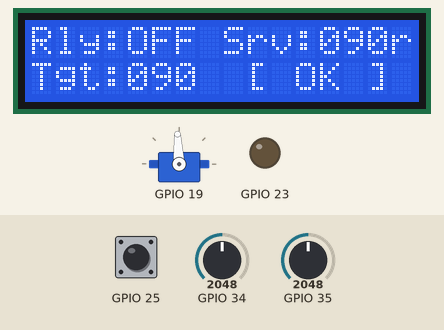
The program below on a simulated ESP32. On the bench: 16×2 character LCD, servo, output pins drawn as LEDs (lit = HIGH). The test bench sets the inputs (shaded band); at power-on: GPIO 25 HIGH, GPIO 34 = 2048, GPIO 35 = 2048. Servo pulses on a pin are drawn as a servo (544–2400 µs = 0–180°); what the program prints to the serial monitor is not drawn.

Above: at 4.3 s.
4.4 s: GPIO 25 pulled LOW for 0.15 s
At 5.5 s:
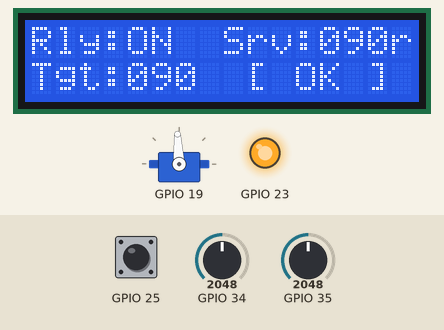
6.1 s: GPIO 34 set to 2167
7.6 s: GPIO 34 set to 2261
At 8.63 s:
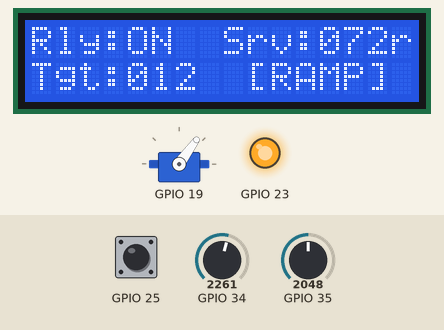
9.7 s: GPIO 35 set to 1932
At 11.0 s:
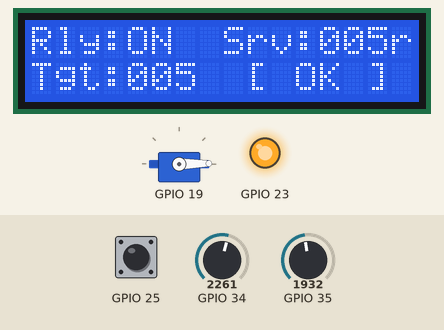
11.7 s: GPIO 35 set to 1829
At 12.63 s:
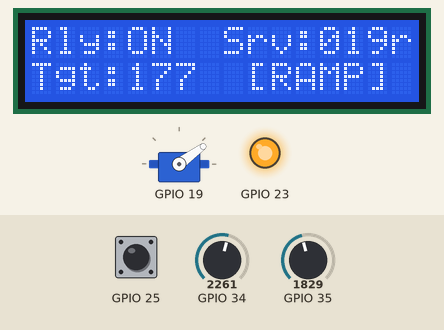
14.7 s: GPIO 25 pulled LOW for 1 s
At 15.42 s:
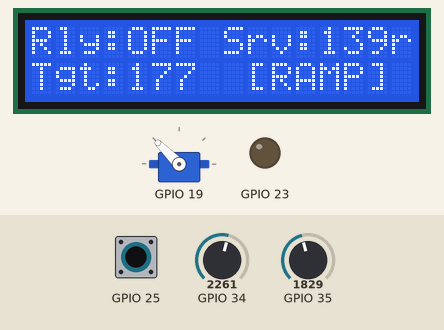
Timing chart, 0 to 17.7 s (numbered marks = the images above; inputs shaded):
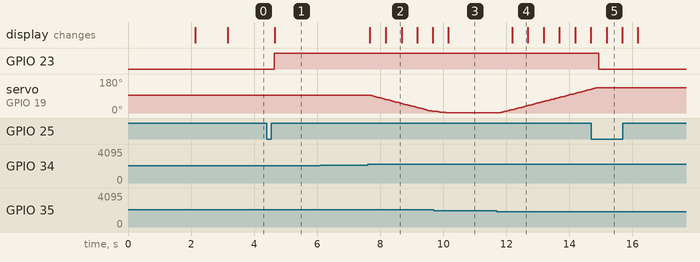

The program:

main.cpp
```cpp
#include <Arduino.h>
#include "SerialIO.h"
#include "LcdDisplay.h"
#include "ServoDriver.h"
#include "RelayDriver.h"
#include "JoystickDriver.h"
#include "AppState.h"
#include "SignalFilter.h"
#include "TaskInput.h"
#include "TaskConditioning.h"
#include "TaskReporter.h"

void setup()
{
    SerialIoInit();
    LcdDisplay_Init();
    ServoDriver_Init();
    RelayDriver_Init();
    JoystickDriver_Init();
    AppState_Init();

    printf("\n=============================================\n");
    printf("  Lab 8 - Dual Actuator Control (100%%)      \n");
    printf("=============================================\n");
    printf("Binary  : Relay on GPIO%d\n",    RELAY_PIN);
    printf("Analog  : Servo on GPIO%d (PWM)\n", SERVO_PIN);
    printf("Joystick: X=GPIO%d Y=GPIO%d SW=GPIO%d\n",
           JOYSTICK_X_PIN, JOYSTICK_Y_PIN, JOYSTICK_SWITCH_PIN);
    printf("LCD     : I2C 0x%02X\n", LCD_ADDR);
    printf("Servo   : %.0f-%.0f deg, ramp %.1f deg/cycle\n",
           ANGLE_MIN, ANGLE_MAX, RAMP_STEP);
    printf("Filter  : Median(%d) + EMA(%.1f)\n", MEDIAN_WINDOW, EMA_ALPHA);
    printf("---------------------------------------------\n");
    printf("Joystick: rotate=servo angle, press=relay toggle\n");
    printf("Serial  : set <angle>, on, off, center, status\n");
    printf("=============================================\n\n");

    LcdDisplay_PrintAt(0, 0, "Lab8 DualActuatr");
    LcdDisplay_PrintAt(0, 1, "Starting...");
    vTaskDelay(pdMS_TO_TICKS(1000));

    xTaskCreate(TaskInput_Task,        "Input",        4096, NULL, 3, NULL);
    xTaskCreate(TaskConditioning_Task, "Conditioning", 4096, NULL, 3, NULL);
    xTaskCreate(TaskReporter_Task,     "Reporter",     4096, NULL, 2, NULL);
}

void loop()
{
    vTaskDelay(portMAX_DELAY);
}
```

Measured:
- the behaviour switches between 2213 and 2214 on GPIO 34 (found by bisection; images 1 and 2)
- the behaviour switches between 1860 and 1859 on GPIO 35 (found by bisection; images 3 and 4)
- after the input at 4.4 s, GPIO 23: LOW → HIGH after 0.23 s; the display: changes after 0.25 s (image 1)
- after the input at 6.1 s, every drawn part: stays the same
- after the input at 7.6 s, servo on GPIO 19: moves from 93° to 9° over 1.9 s, starting after 0.13 s; the display: first changes after 0.07 s (image 2 shows a later state)
- after the input at 9.7 s, servo on GPIO 19: 9° → 3° after 0.13 s, → 2° 0.25 s later, → 1° 0.20 s later; the display: changes after 0.46 s (image 3)
- after the input at 11.7 s, servo on GPIO 19: moves from 1° to 126° over 2.8 s, starting after 0.13 s; the display: changes after 0.48 s (image 4)
- after the input at 14.7 s, GPIO 23: HIGH → LOW after 0.23 s; servo on GPIO 19: goes on until 14.9 s, then stays 135°; the display: changes after 0.48 s (image 5)
